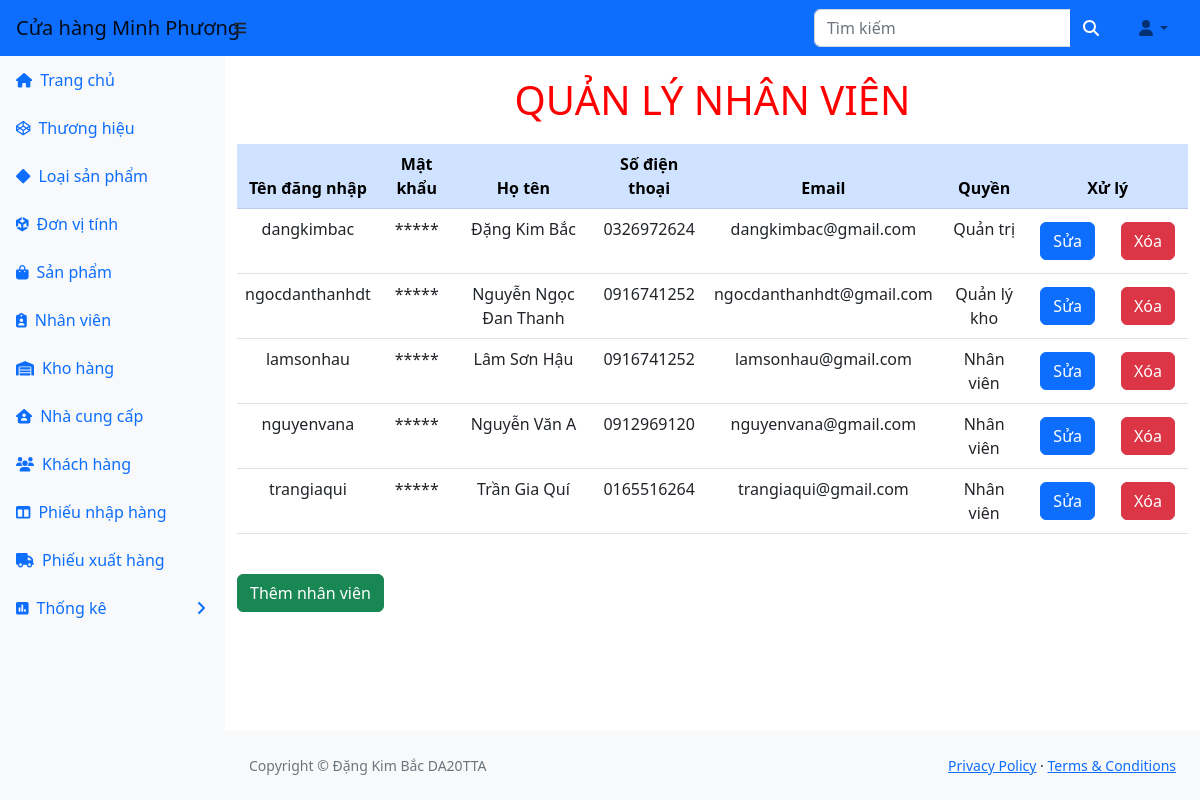
Page /ql_kho/ql-kho/nhanvien.php (signed in) on the committed database.
### tables this page shows
CREATE TABLE `nhanvien` (
  `tendangnhap` varchar(255) NOT NULL,
  `matkhau` text NOT NULL,
  `hoten` varchar(255) NOT NULL,
  `sodienthoai` varchar(255) NOT NULL,
  `email` varchar(255) NOT NULL,
  `quyen` int(11) NOT NULL
);

CREATE TABLE `quyen` (
  `ma` int(11) NOT NULL,
  `ten` varchar(255) DEFAULT NULL
);

### ql_kho/ql-kho/nhanvien.php (the view)
<?php
    include_once("header.php");
?>
   <h1 class="tieudeform">Quản lý nhân viên</h1>
    <table class = "table table-hover ">
        <thead class="table-primary">
            <tr>
            <th>Tên đăng nhập</th>
            <th>Mật khẩu</th>
            <th>Họ tên</th>
            <th>Số điện thoại</th>
            <th>Email</th>
            <th>Quyền</th>
            <th style="text-align:center"colspan="2">Xử lý</th>
        </tr>
        </thead>
        <?php
        $sql = "SELECT * FROM nhanvien, quyen WHERE nhanvien.quyen = quyen.ma ORDER BY quyen";
        $kq = $conn->query($sql) or die("Không thể xem ");
        while ($row = mysqli_fetch_array($kq)) {
            echo ("<tr>");
            $tendangnhap = $row["tendangnhap"];
            echo ("<td>" . $row["tendangnhap"] . "</td>");
            echo ("<td>*****</td>");
            echo ("<td>" . $row["hoten"] . "</td>");
            echo ("<td>" . $row["sodienthoai"] . "</td>");
            echo ("<td>" . $row["email"] . "</td>");
            echo ("<td>" . $row["ten"] . "</td>");
            echo ("<td><a class='btn btn-primary' href='suanhanvien.php?mm=$tendangnhap'>Sửa</a></td>");
            echo ("<td>");
            ?>
            <a onclick = "return confirm('Bạn có thật sự muốn xoá không')" class="btn btn-danger" href="xoanhanvien.php?mm=<?php echo $tendangnhap;?>">Xóa</a>
            <?php
            echo ("</td>");
            echo ("</tr>");
        }
        ?>
    </table><br>
    <a class='btn btn-success' href='themnhanvien.php'>Thêm nhân viên</a>
    <?php
    include("footer.php");
?>
</body>
</html>

### ql_kho/ql-kho/header.php (style rules this page uses)
h1.tieudeform { text-align:center; text-transform:uppercase; color:red; margin:20px; }
td { text-align:center; }
th { text-align:center; }

### rows in the picture
nhanvien: tendangnhap "dangkimbac", hoten "Đặng Kim Bắc", sodienthoai "0326972624", email "dangkimbac@gmail.com", quyen.ten "Quản trị"
nhanvien: tendangnhap "ngocdanthanhdt", hoten "Nguyễn Ngọc Đan Thanh", sodienthoai "0916741252", email "ngocdanthanhdt@gmail.com", quyen.ten "Quản lý kho"
nhanvien: tendangnhap "lamsonhau", hoten "Lâm Sơn Hậu", sodienthoai "0916741252", email "lamsonhau@gmail.com", quyen.ten "Nhân viên"
nhanvien: tendangnhap "nguyenvana", hoten "Nguyễn Văn A", sodienthoai "0912969120", email "nguyenvana@gmail.com", quyen.ten "Nhân viên"
nhanvien: tendangnhap "trangiaqui", hoten "Trần Gia Quí", sodienthoai "0165516264", email "trangiaqui@gmail.com", quyen.ten "Nhân viên"
